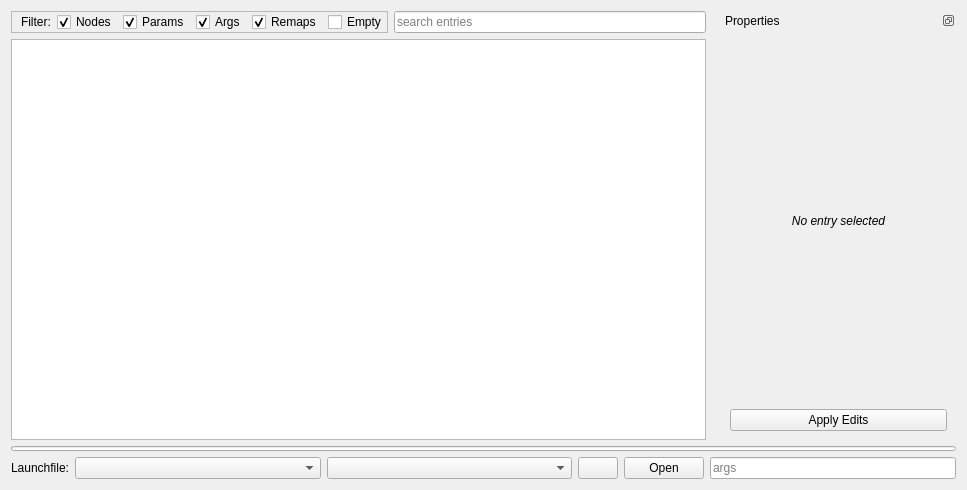
<?xml version="1.0" encoding="UTF-8"?>
<ui version="4.0">
 <class>LaunchtreeWidget</class>
 <widget class="QWidget" name="LaunchtreeWidget">
  <property name="geometry">
   <rect>
    <x>0</x>
    <y>0</y>
    <width>967</width>
    <height>490</height>
   </rect>
  </property>
  <property name="windowTitle">
   <string>LaunchtreeWidget</string>
  </property>
  <layout class="QVBoxLayout" name="verticalLayout_11" stretch="0,0,0">
   <item>
    <widget class="QWidget" name="widget_3" native="true">
     <layout class="QHBoxLayout" name="horizontalLayout_5" stretch="3,1">
      <property name="leftMargin">
       <number>0</number>
      </property>
      <property name="topMargin">
       <number>0</number>
      </property>
      <property name="rightMargin">
       <number>0</number>
      </property>
      <property name="bottomMargin">
       <number>0</number>
      </property>
      <item>
       <widget class="QWidget" name="widget" native="true">
        <layout class="QVBoxLayout" name="verticalLayout">
         <property name="leftMargin">
          <number>0</number>
         </property>
         <property name="topMargin">
          <number>0</number>
         </property>
         <property name="bottomMargin">
          <number>0</number>
         </property>
         <item>
          <widget class="QWidget" name="widget_2" native="true">
           <layout class="QHBoxLayout" name="horizontalLayout_3">
            <property name="leftMargin">
             <number>0</number>
            </property>
            <property name="topMargin">
             <number>0</number>
            </property>
            <property name="rightMargin">
             <number>0</number>
            </property>
            <property name="bottomMargin">
             <number>0</number>
            </property>
            <item>
             <widget class="QFrame" name="frame">
              <property name="frameShape">
               <enum>QFrame::StyledPanel</enum>
              </property>
              <property name="frameShadow">
               <enum>QFrame::Raised</enum>
              </property>
              <layout class="QHBoxLayout" name="horizontalLayout_4">
               <property name="leftMargin">
                <number>9</number>
               </property>
               <property name="topMargin">
                <number>0</number>
               </property>
               <property name="rightMargin">
                <number>0</number>
               </property>
               <property name="bottomMargin">
                <number>0</number>
               </property>
               <item>
                <widget class="QLabel" name="label_5">
                 <property name="text">
                  <string>Filter:</string>
                 </property>
                </widget>
               </item>
               <item>
                <widget class="QCheckBox" name="filter_nodes">
                 <property name="toolTip">
                  <string>Display node entries</string>
                 </property>
                 <property name="text">
                  <string>Nodes</string>
                 </property>
                 <property name="checked">
                  <bool>true</bool>
                 </property>
                </widget>
               </item>
               <item>
                <widget class="QCheckBox" name="filter_params">
                 <property name="toolTip">
                  <string>Display param entries</string>
                 </property>
                 <property name="text">
                  <string>Params</string>
                 </property>
                 <property name="checked">
                  <bool>true</bool>
                 </property>
                </widget>
               </item>
               <item>
                <widget class="QCheckBox" name="filter_args">
                 <property name="toolTip">
                  <string>Display arg entries</string>
                 </property>
                 <property name="text">
                  <string>Args</string>
                 </property>
                 <property name="checked">
                  <bool>true</bool>
                 </property>
                </widget>
               </item>
               <item>
                <widget class="QCheckBox" name="filter_remaps">
                 <property name="toolTip">
                  <string>Display remap entries</string>
                 </property>
                 <property name="text">
                  <string>Remaps</string>
                 </property>
                 <property name="checked">
                  <bool>true</bool>
                 </property>
                </widget>
               </item>
               <item>
                <widget class="QCheckBox" name="filter_empty">
                 <property name="toolTip">
                  <string>List launch files without displayed content</string>
                 </property>
                 <property name="text">
                  <string>Empty</string>
                 </property>
                </widget>
               </item>
              </layout>
             </widget>
            </item>
            <item>
             <widget class="QLineEdit" name="search_input">
              <property name="toolTip">
               <string>Only display entries matching the search term</string>
              </property>
              <property name="placeholderText">
               <string>search entries</string>
              </property>
             </widget>
            </item>
           </layout>
          </widget>
         </item>
         <item>
          <widget class="QStackedWidget" name="main_view">
           <property name="currentIndex">
            <number>0</number>
           </property>
           <widget class="QWidget" name="page_3">
            <layout class="QVBoxLayout" name="verticalLayout_12">
             <property name="leftMargin">
              <number>0</number>
             </property>
             <property name="topMargin">
              <number>0</number>
             </property>
             <property name="rightMargin">
              <number>0</number>
             </property>
             <property name="bottomMargin">
              <number>0</number>
             </property>
             <item>
              <widget class="QTreeWidget" name="launch_view">
               <attribute name="headerVisible">
                <bool>false</bool>
               </attribute>
               <column>
                <property name="text">
                 <string>1</string>
                </property>
               </column>
              </widget>
             </item>
            </layout>
           </widget>
           <widget class="QWidget" name="page_4">
            <layout class="QVBoxLayout" name="verticalLayout_13">
             <property name="leftMargin">
              <number>0</number>
             </property>
             <property name="topMargin">
              <number>0</number>
             </property>
             <property name="rightMargin">
              <number>0</number>
             </property>
             <property name="bottomMargin">
              <number>0</number>
             </property>
             <item>
              <widget class="QFrame" name="frame_2">
               <property name="frameShape">
                <enum>QFrame::StyledPanel</enum>
               </property>
               <property name="frameShadow">
                <enum>QFrame::Raised</enum>
               </property>
               <layout class="QVBoxLayout" name="verticalLayout_14">
                <item>
                 <spacer name="verticalSpacer_10">
                  <property name="orientation">
                   <enum>Qt::Vertical</enum>
                  </property>
                  <property name="sizeHint" stdset="0">
                   <size>
                    <width>20</width>
                    <height>134</height>
                   </size>
                  </property>
                 </spacer>
                </item>
                <item>
                 <widget class="QLabel" name="label_20">
                  <property name="font">
                   <font>
                    <weight>75</weight>
                    <bold>true</bold>
                   </font>
                  </property>
                  <property name="styleSheet">
                   <string notr="true">color: rgb(170, 0, 0);</string>
                  </property>
                  <property name="text">
                   <string>Failed to open selected launch file:</string>
                  </property>
                  <property name="alignment">
                   <set>Qt::AlignCenter</set>
                  </property>
                 </widget>
                </item>
                <item>
                 <spacer name="verticalSpacer_11">
                  <property name="orientation">
                   <enum>Qt::Vertical</enum>
                  </property>
                  <property name="sizeType">
                   <enum>QSizePolicy::Maximum</enum>
                  </property>
                  <property name="sizeHint" stdset="0">
                   <size>
                    <width>20</width>
                    <height>20</height>
                   </size>
                  </property>
                 </spacer>
                </item>
                <item>
                 <widget class="QLabel" name="error_label">
                  <property name="styleSheet">
                   <string notr="true">color: rgb(170, 0, 0);</string>
                  </property>
                  <property name="text">
                   <string>error_msg</string>
                  </property>
                  <property name="alignment">
                   <set>Qt::AlignCenter</set>
                  </property>
                  <property name="wordWrap">
                   <bool>true</bool>
                  </property>
                 </widget>
                </item>
                <item>
                 <widget class="QLabel" name="help_label">
                  <property name="font">
                   <font>
                    <italic>true</italic>
                   </font>
                  </property>
                  <property name="text">
                   <string>help_msg</string>
                  </property>
                  <property name="alignment">
                   <set>Qt::AlignCenter</set>
                  </property>
                  <property name="wordWrap">
                   <bool>true</bool>
                  </property>
                 </widget>
                </item>
                <item>
                 <spacer name="verticalSpacer_12">
                  <property name="orientation">
                   <enum>Qt::Vertical</enum>
                  </property>
                  <property name="sizeHint" stdset="0">
                   <size>
                    <width>20</width>
                    <height>133</height>
                   </size>
                  </property>
                 </spacer>
                </item>
               </layout>
              </widget>
             </item>
            </layout>
           </widget>
          </widget>
         </item>
        </layout>
       </widget>
      </item>
      <item>
       <widget class="QDockWidget" name="dockWidget">
        <property name="styleSheet">
         <string notr="true"/>
        </property>
        <property name="floating">
         <bool>false</bool>
        </property>
        <property name="features">
         <set>QDockWidget::DockWidgetFloatable|QDockWidget::DockWidgetMovable</set>
        </property>
        <property name="windowTitle">
         <string>Properties</string>
        </property>
        <widget class="QWidget" name="dockWidgetContents">
         <layout class="QGridLayout" name="gridLayout_2">
          <item row="0" column="0">
           <widget class="QStackedWidget" name="properties_content">
            <property name="currentIndex">
             <number>0</number>
            </property>
            <widget class="QWidget" name="properties_empty">
             <layout class="QVBoxLayout" name="verticalLayout_2">
              <property name="leftMargin">
               <number>0</number>
              </property>
              <property name="rightMargin">
               <number>0</number>
              </property>
              <item>
               <widget class="QLabel" name="label_2">
                <property name="text">
                 <string>&lt;html&gt;&lt;head/&gt;&lt;body&gt;&lt;p&gt;&lt;span style=&quot; font-style:italic;&quot;&gt;No entry selected&lt;/span&gt;&lt;/p&gt;&lt;/body&gt;&lt;/html&gt;</string>
                </property>
                <property name="alignment">
                 <set>Qt::AlignCenter</set>
                </property>
               </widget>
              </item>
             </layout>
            </widget>
            <widget class="QWidget" name="properties_param">
             <layout class="QVBoxLayout" name="verticalLayout_3">
              <property name="leftMargin">
               <number>0</number>
              </property>
              <property name="rightMargin">
               <number>0</number>
              </property>
              <item>
               <widget class="QLabel" name="param_name">
                <property name="text">
                 <string>param_name:</string>
                </property>
               </widget>
              </item>
              <item>
               <widget class="QStackedWidget" name="param_value_panel">
                <property name="currentIndex">
                 <number>0</number>
                </property>
                <widget class="QWidget" name="page">
                 <layout class="QVBoxLayout" name="verticalLayout_8">
                  <property name="leftMargin">
                   <number>0</number>
                  </property>
                  <property name="topMargin">
                   <number>0</number>
                  </property>
                  <property name="rightMargin">
                   <number>0</number>
                  </property>
                  <property name="bottomMargin">
                   <number>0</number>
                  </property>
                  <item>
                   <widget class="QLineEdit" name="param_value">
                    <property name="readOnly">
                     <bool>false</bool>
                    </property>
                   </widget>
                  </item>
                  <item>
                   <spacer name="verticalSpacer">
                    <property name="orientation">
                     <enum>Qt::Vertical</enum>
                    </property>
                    <property name="sizeHint" stdset="0">
                     <size>
                      <width>20</width>
                      <height>352</height>
                     </size>
                    </property>
                   </spacer>
                  </item>
                 </layout>
                </widget>
                <widget class="QWidget" name="page_2">
                 <layout class="QVBoxLayout" name="verticalLayout_9">
                  <property name="leftMargin">
                   <number>0</number>
                  </property>
                  <property name="topMargin">
                   <number>0</number>
                  </property>
                  <property name="rightMargin">
                   <number>0</number>
                  </property>
                  <property name="bottomMargin">
                   <number>0</number>
                  </property>
                  <item>
                   <widget class="QPlainTextEdit" name="param_value_long">
                    <property name="font">
                     <font>
                      <family>Ubuntu Mono</family>
                      <pointsize>9</pointsize>
                     </font>
                    </property>
                    <property name="readOnly">
                     <bool>false</bool>
                    </property>
                   </widget>
                  </item>
                 </layout>
                </widget>
                <widget class="QWidget" name="page_5">
                 <layout class="QVBoxLayout" name="verticalLayout_15">
                  <property name="leftMargin">
                   <number>0</number>
                  </property>
                  <property name="topMargin">
                   <number>0</number>
                  </property>
                  <property name="rightMargin">
                   <number>0</number>
                  </property>
                  <property name="bottomMargin">
                   <number>0</number>
                  </property>
                  <item>
                   <widget class="QListWidget" name="param_value_list"/>
                  </item>
                 </layout>
                </widget>
                <widget class="QWidget" name="page_6">
                 <layout class="QVBoxLayout" name="verticalLayout_16">
                  <property name="leftMargin">
                   <number>0</number>
                  </property>
                  <property name="topMargin">
                   <number>0</number>
                  </property>
                  <property name="rightMargin">
                   <number>0</number>
                  </property>
                  <property name="bottomMargin">
                   <number>0</number>
                  </property>
                  <item>
                   <spacer name="verticalSpacer_13">
                    <property name="orientation">
                     <enum>Qt::Vertical</enum>
                    </property>
                    <property name="sizeType">
                     <enum>QSizePolicy::Fixed</enum>
                    </property>
                    <property name="sizeHint" stdset="0">
                     <size>
                      <width>20</width>
                      <height>10</height>
                     </size>
                    </property>
                   </spacer>
                  </item>
                  <item>
                   <widget class="QLabel" name="label_21">
                    <property name="text">
                     <string>Command:</string>
                    </property>
                   </widget>
                  </item>
                  <item>
                   <widget class="QLineEdit" name="param_cmd">
                    <property name="font">
                     <font>
                      <family>Ubuntu Mono</family>
                      <pointsize>9</pointsize>
                      <weight>75</weight>
                      <bold>true</bold>
                     </font>
                    </property>
                    <property name="readOnly">
                     <bool>false</bool>
                    </property>
                   </widget>
                  </item>
                  <item>
                   <widget class="QPushButton" name="param_cmd_open">
                    <property name="enabled">
                     <bool>false</bool>
                    </property>
                    <property name="text">
                     <string>Open Argument File</string>
                    </property>
                   </widget>
                  </item>
                  <item>
                   <widget class="QLabel" name="label_22">
                    <property name="text">
                     <string>Result:</string>
                    </property>
                   </widget>
                  </item>
                  <item>
                   <widget class="QTextEdit" name="param_cmd_result">
                    <property name="font">
                     <font>
                      <family>Ubuntu Mono</family>
                      <pointsize>9</pointsize>
                      <weight>75</weight>
                      <bold>true</bold>
                     </font>
                    </property>
                    <property name="readOnly">
                     <bool>false</bool>
                    </property>
                   </widget>
                  </item>
                 </layout>
                </widget>
               </widget>
              </item>
             </layout>
            </widget>
            <widget class="QWidget" name="properties_node">
             <layout class="QVBoxLayout" name="verticalLayout_4">
              <property name="leftMargin">
               <number>0</number>
              </property>
              <property name="rightMargin">
               <number>0</number>
              </property>
              <item>
               <widget class="QLabel" name="label_3">
                <property name="text">
                 <string>&lt;html&gt;&lt;head/&gt;&lt;body&gt;&lt;p&gt;&lt;span style=&quot; font-weight:600;&quot;&gt;Package:&lt;/span&gt;&lt;/p&gt;&lt;/body&gt;&lt;/html&gt;</string>
                </property>
               </widget>
              </item>
              <item>
               <widget class="QLineEdit" name="node_package">
                <property name="readOnly">
                 <bool>false</bool>
                </property>
               </widget>
              </item>
              <item>
               <widget class="QLabel" name="label_4">
                <property name="text">
                 <string>&lt;html&gt;&lt;head/&gt;&lt;body&gt;&lt;p&gt;&lt;span style=&quot; font-weight:600;&quot;&gt;Type:&lt;/span&gt;&lt;/p&gt;&lt;/body&gt;&lt;/html&gt;</string>
                </property>
               </widget>
              </item>
              <item>
               <widget class="QLineEdit" name="node_type">
                <property name="readOnly">
                 <bool>false</bool>
                </property>
               </widget>
              </item>
              <item>
               <widget class="QLabel" name="label_10">
                <property name="text">
                 <string>Namespace:</string>
                </property>
               </widget>
              </item>
              <item>
               <widget class="QLineEdit" name="node_namespace">
                <property name="readOnly">
                 <bool>false</bool>
                </property>
               </widget>
              </item>
              <item>
               <widget class="QLabel" name="label_11">
                <property name="text">
                 <string>Args:</string>
                </property>
               </widget>
              </item>
              <item>
               <widget class="QLineEdit" name="node_args">
                <property name="font">
                 <font>
                  <family>Ubuntu Mono</family>
                  <pointsize>9</pointsize>
                 </font>
                </property>
                <property name="readOnly">
                 <bool>false</bool>
                </property>
               </widget>
              </item>
              <item>
               <widget class="QLabel" name="label_12">
                <property name="text">
                 <string>Launch prefix:</string>
                </property>
               </widget>
              </item>
              <item>
               <widget class="QLineEdit" name="node_prefix">
                <property name="font">
                 <font>
                  <family>Ubuntu Mono</family>
                  <pointsize>9</pointsize>
                 </font>
                </property>
                <property name="readOnly">
                 <bool>false</bool>
                </property>
               </widget>
              </item>
              <item>
               <widget class="QLabel" name="label_13">
                <property name="text">
                 <string>Machine:</string>
                </property>
               </widget>
              </item>
              <item>
               <widget class="QLineEdit" name="node_machine">
                <property name="readOnly">
                 <bool>false</bool>
                </property>
               </widget>
              </item>
              <item>
               <spacer name="verticalSpacer_2">
                <property name="orientation">
                 <enum>Qt::Vertical</enum>
                </property>
                <property name="sizeHint" stdset="0">
                 <size>
                  <width>20</width>
                  <height>40</height>
                 </size>
                </property>
               </spacer>
              </item>
             </layout>
            </widget>
            <widget class="QWidget" name="properties_file">
             <layout class="QVBoxLayout" name="verticalLayout_5">
              <property name="leftMargin">
               <number>0</number>
              </property>
              <property name="rightMargin">
               <number>0</number>
              </property>
              <item>
               <widget class="QPushButton" name="launch_open_button">
                <property name="text">
                 <string>Open File in Editor</string>
                </property>
               </widget>
              </item>
              <item>
               <spacer name="verticalSpacer_8">
                <property name="orientation">
                 <enum>Qt::Vertical</enum>
                </property>
                <property name="sizeType">
                 <enum>QSizePolicy::Fixed</enum>
                </property>
                <property name="sizeHint" stdset="0">
                 <size>
                  <width>20</width>
                  <height>10</height>
                 </size>
                </property>
               </spacer>
              </item>
              <item>
               <widget class="QLabel" name="label_14">
                <property name="text">
                 <string>&lt;html&gt;&lt;head/&gt;&lt;body&gt;&lt;p&gt;&lt;span style=&quot; font-weight:600;&quot;&gt;Package:&lt;/span&gt;&lt;/p&gt;&lt;/body&gt;&lt;/html&gt;</string>
                </property>
               </widget>
              </item>
              <item>
               <widget class="QLineEdit" name="file_package">
                <property name="readOnly">
                 <bool>false</bool>
                </property>
               </widget>
              </item>
              <item>
               <widget class="QLabel" name="label_15">
                <property name="text">
                 <string>File:</string>
                </property>
               </widget>
              </item>
              <item>
               <widget class="QLineEdit" name="file_name">
                <property name="readOnly">
                 <bool>false</bool>
                </property>
               </widget>
              </item>
              <item>
               <spacer name="verticalSpacer_3">
                <property name="orientation">
                 <enum>Qt::Vertical</enum>
                </property>
                <property name="sizeHint" stdset="0">
                 <size>
                  <width>20</width>
                  <height>375</height>
                 </size>
                </property>
               </spacer>
              </item>
             </layout>
            </widget>
            <widget class="QWidget" name="properties_arg">
             <layout class="QVBoxLayout" name="verticalLayout_6">
              <property name="leftMargin">
               <number>0</number>
              </property>
              <property name="rightMargin">
               <number>0</number>
              </property>
              <item>
               <widget class="QLabel" name="arg_name">
                <property name="text">
                 <string>arg_name</string>
                </property>
               </widget>
              </item>
              <item>
               <spacer name="verticalSpacer_4">
                <property name="orientation">
                 <enum>Qt::Vertical</enum>
                </property>
                <property name="sizeType">
                 <enum>QSizePolicy::Fixed</enum>
                </property>
                <property name="sizeHint" stdset="0">
                 <size>
                  <width>20</width>
                  <height>10</height>
                 </size>
                </property>
               </spacer>
              </item>
              <item>
               <widget class="QLabel" name="label_7">
                <property name="text">
                 <string>Value:</string>
                </property>
               </widget>
              </item>
              <item>
               <widget class="QLineEdit" name="arg_value">
                <property name="readOnly">
                 <bool>false</bool>
                </property>
               </widget>
              </item>
              <item>
               <widget class="QLabel" name="label_8">
                <property name="text">
                 <string>Default:</string>
                </property>
               </widget>
              </item>
              <item>
               <widget class="QLineEdit" name="arg_default">
                <property name="readOnly">
                 <bool>false</bool>
                </property>
               </widget>
              </item>
              <item>
               <spacer name="verticalSpacer_5">
                <property name="orientation">
                 <enum>Qt::Vertical</enum>
                </property>
                <property name="sizeType">
                 <enum>QSizePolicy::Fixed</enum>
                </property>
                <property name="sizeHint" stdset="0">
                 <size>
                  <width>20</width>
                  <height>10</height>
                 </size>
                </property>
               </spacer>
              </item>
              <item>
               <widget class="QLabel" name="arg_doc">
                <property name="styleSheet">
                 <string notr="true">font-style:italic;</string>
                </property>
                <property name="text">
                 <string>arg_doc</string>
                </property>
               </widget>
              </item>
              <item>
               <spacer name="verticalSpacer_6">
                <property name="orientation">
                 <enum>Qt::Vertical</enum>
                </property>
                <property name="sizeHint" stdset="0">
                 <size>
                  <width>20</width>
                  <height>212</height>
                 </size>
                </property>
               </spacer>
              </item>
             </layout>
            </widget>
            <widget class="QWidget" name="properties_remap">
             <layout class="QVBoxLayout" name="verticalLayout_7">
              <property name="leftMargin">
               <number>0</number>
              </property>
              <property name="rightMargin">
               <number>0</number>
              </property>
              <item>
               <widget class="QLabel" name="label_6">
                <property name="text">
                 <string>&lt;html&gt;&lt;head/&gt;&lt;body&gt;&lt;p&gt;&lt;span style=&quot; font-weight:600;&quot;&gt;From&lt;/span&gt; (internal topic):&lt;/p&gt;&lt;/body&gt;&lt;/html&gt;</string>
                </property>
               </widget>
              </item>
              <item>
               <widget class="QLineEdit" name="remap_from">
                <property name="readOnly">
                 <bool>false</bool>
                </property>
               </widget>
              </item>
              <item>
               <widget class="QLabel" name="label_9">
                <property name="text">
                 <string>&lt;html&gt;&lt;head/&gt;&lt;body&gt;&lt;p&gt;&lt;span style=&quot; font-weight:600;&quot;&gt;To&lt;/span&gt; (external topic):&lt;/p&gt;&lt;/body&gt;&lt;/html&gt;</string>
                </property>
               </widget>
              </item>
              <item>
               <widget class="QLineEdit" name="remap_to">
                <property name="readOnly">
                 <bool>false</bool>
                </property>
               </widget>
              </item>
              <item>
               <spacer name="verticalSpacer_7">
                <property name="orientation">
                 <enum>Qt::Vertical</enum>
                </property>
                <property name="sizeHint" stdset="0">
                 <size>
                  <width>20</width>
                  <height>296</height>
                 </size>
                </property>
               </spacer>
              </item>
             </layout>
            </widget>
            <widget class="QWidget" name="properties_machine">
             <layout class="QVBoxLayout" name="verticalLayout_10">
              <property name="leftMargin">
               <number>0</number>
              </property>
              <property name="topMargin">
               <number>0</number>
              </property>
              <property name="rightMargin">
               <number>0</number>
              </property>
              <property name="bottomMargin">
               <number>0</number>
              </property>
              <item>
               <widget class="QLabel" name="label_16">
                <property name="text">
                 <string>&lt;html&gt;&lt;head/&gt;&lt;body&gt;&lt;p&gt;&lt;span style=&quot; font-weight:600;&quot;&gt;Address:&lt;/span&gt;&lt;/p&gt;&lt;/body&gt;&lt;/html&gt;</string>
                </property>
               </widget>
              </item>
              <item>
               <widget class="QLineEdit" name="machine_address">
                <property name="readOnly">
                 <bool>false</bool>
                </property>
               </widget>
              </item>
              <item>
               <widget class="QLabel" name="label_19">
                <property name="text">
                 <string>Port:</string>
                </property>
               </widget>
              </item>
              <item>
               <widget class="QLineEdit" name="machine_port">
                <property name="readOnly">
                 <bool>false</bool>
                </property>
               </widget>
              </item>
              <item>
               <widget class="QLabel" name="label_17">
                <property name="text">
                 <string>User:</string>
                </property>
               </widget>
              </item>
              <item>
               <widget class="QLineEdit" name="machine_user">
                <property name="readOnly">
                 <bool>false</bool>
                </property>
               </widget>
              </item>
              <item>
               <widget class="QLabel" name="label_18">
                <property name="text">
                 <string>Env loader:</string>
                </property>
               </widget>
              </item>
              <item>
               <widget class="QLineEdit" name="machine_loader">
                <property name="readOnly">
                 <bool>false</bool>
                </property>
               </widget>
              </item>
              <item>
               <spacer name="verticalSpacer_9">
                <property name="orientation">
                 <enum>Qt::Vertical</enum>
                </property>
                <property name="sizeHint" stdset="0">
                 <size>
                  <width>20</width>
                  <height>202</height>
                 </size>
                </property>
               </spacer>
              </item>
             </layout>
            </widget>
           </widget>
          </item>
          <item>
            <widget class="QPushButton" name="_apply">
              <property name="text">
                <string>Apply Edits</string>
              </property>
            </widget>
          </item>
         </layout>
        </widget>
       </widget>
      </item>
     </layout>
    </widget>
   </item>
   <item>
    <widget class="QProgressBar" name="progress_bar">
     <property name="maximumSize">
      <size>
       <width>16777215</width>
       <height>5</height>
      </size>
     </property>
     <property name="value">
      <number>0</number>
     </property>
     <property name="textVisible">
      <bool>false</bool>
     </property>
    </widget>
   </item>
   <item>
    <widget class="QWidget" name="widget" native="true">
     <layout class="QHBoxLayout" name="horizontalLayout_2" stretch="0,1,1,0,0,1">
      <property name="leftMargin">
       <number>0</number>
      </property>
      <property name="topMargin">
       <number>0</number>
      </property>
      <property name="rightMargin">
       <number>0</number>
      </property>
      <property name="bottomMargin">
       <number>0</number>
      </property>
      <item>
       <widget class="QLabel" name="label">
        <property name="text">
         <string>Launchfile:</string>
        </property>
       </widget>
      </item>
      <item>
       <widget class="QComboBox" name="package_select">
        <property name="editable">
         <bool>false</bool>
        </property>
        <property name="insertPolicy">
         <enum>QComboBox::InsertAtTop</enum>
        </property>
       </widget>
      </item>
      <item>
       <widget class="QComboBox" name="launchfile_select"/>
      </item>
      <item>
       <widget class="QPushButton" name="reload_button">
        <property name="toolTip">
         <string>Reload current launch file</string>
        </property>
        <property name="text">
         <string/>
        </property>
       </widget>
      </item>
      <item>
       <widget class="QPushButton" name="open_button">
        <property name="toolTip">
         <string>Open and edit this launch file</string>
        </property>
        <property name="text">
         <string>Open</string>
        </property>
       </widget>
      </item>
      <item>
       <widget class="QLineEdit" name="args_input">
        <property name="toolTip">
         <string>Pass args to the root launch file like 'arg_key:=arg_value'</string>
        </property>
        <property name="placeholderText">
         <string>args</string>
        </property>
       </widget>
      </item>
     </layout>
    </widget>
   </item>
  </layout>
 </widget>
 <resources/>
 <connections/>
</ui>
